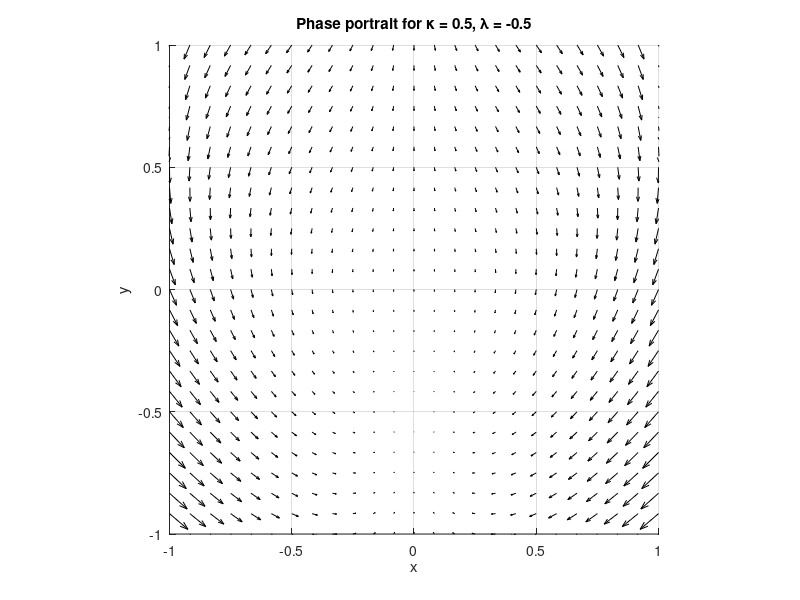
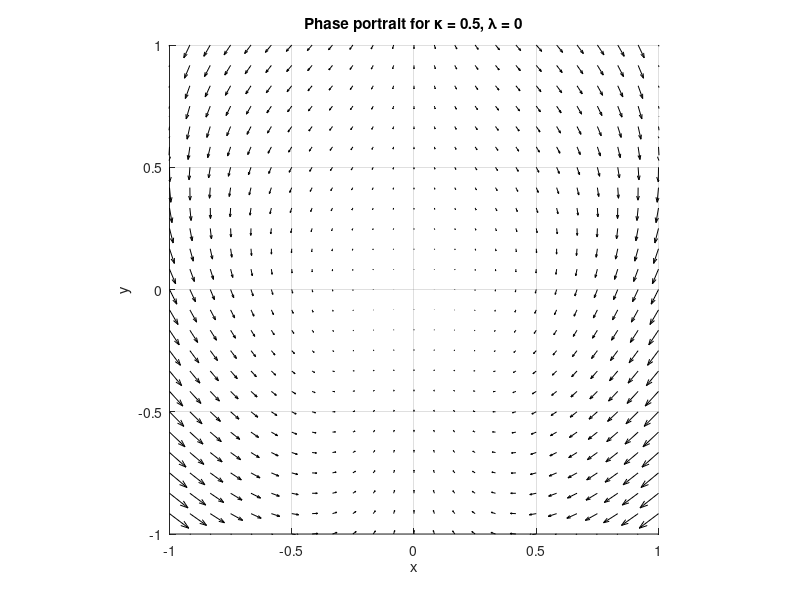
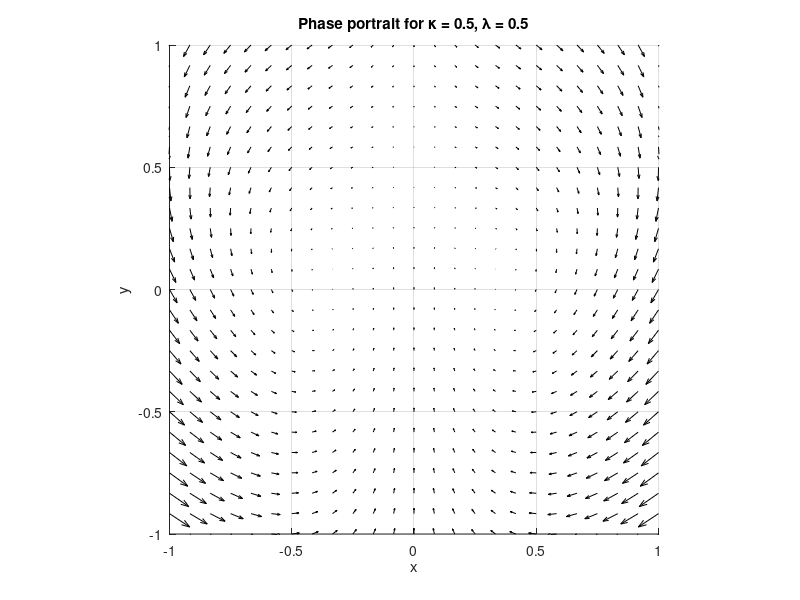
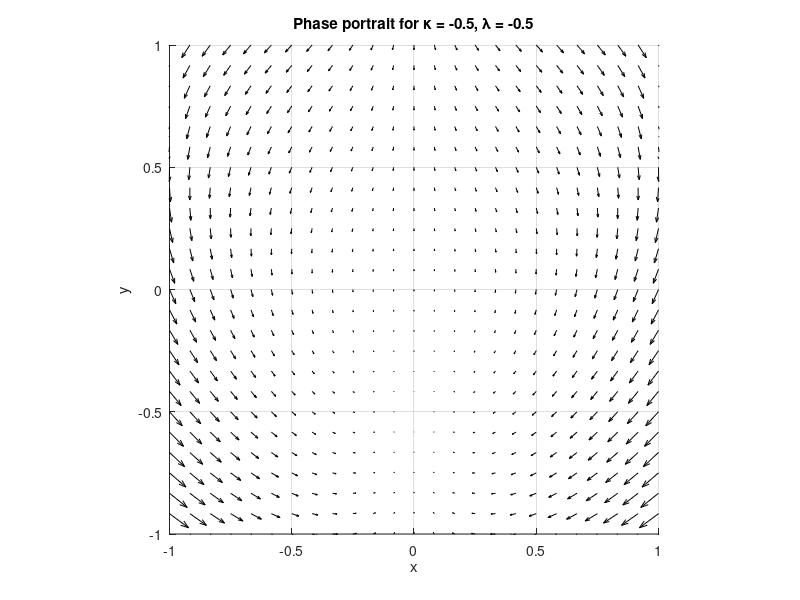

These charts were generated, in order, by the following MATLAB code:
%% Bifurcation and phase portraits
% x' = -2x^3 - kappa*x*y^3 + 4*x*y
% y' = -y + y*x^2 - 4*x^2 + lambda

clear; clc; close all;

%% Phase space grid
[x,y] = meshgrid(linspace(-1,1,25));

%% Parameter sets (regions in parameter space)
params = [
    0.5  -0.5;
    0.5   0;
    0.5   0.5;
   -0.5  -0.5;
   -0.5   0.5
];

for k = 1:size(params,1)
    kappa  = params(k,1);
    lambda = params(k,2);

    dx = -2*x.^3 - kappa*x.*y.^3 + 4*x.*y;
    dy = -y + y.*x.^2 - 4*x.^2 + lambda;

    figure; hold on; grid on
    quiver(x,y,dx,dy,'k')
    axis equal
    axis([-1 1 -1 1])

    title(['Phase portrait for \kappa = ',num2str(kappa), ...
           ', \lambda = ',num2str(lambda)])
    xlabel('x')
    ylabel('y')
end

%% Bifurcation diagram (equilibria vs lambda)
lambda_vals = linspace(0,1,200);
x_eq = sqrt(2*lambda_vals/9);

figure; hold on; grid on
plot(lambda_vals, zeros(size(lambda_vals)),'k','LineWidth',1.5)
plot(lambda_vals,  x_eq,'r','LineWidth',1.5)
plot(lambda_vals, -x_eq,'r','LineWidth',1.5)

xlabel('\lambda')
ylabel('Equilibria x')
title('Local bifurcation diagram (pitchfork)')
